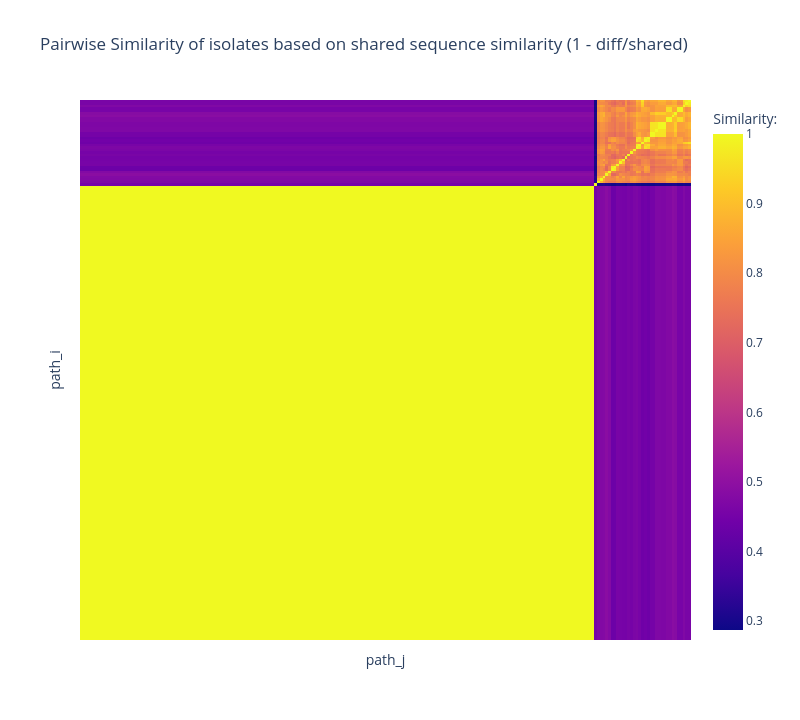
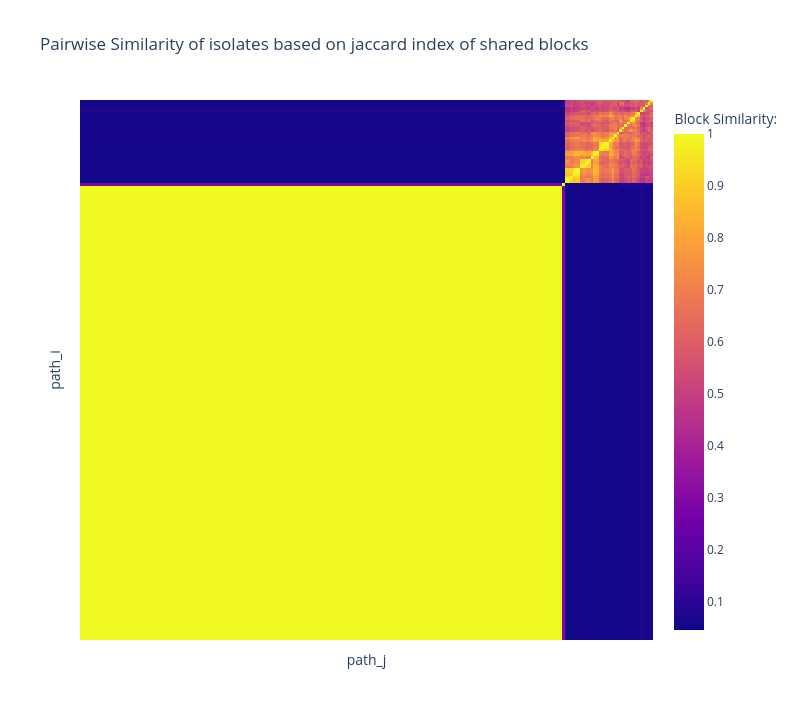
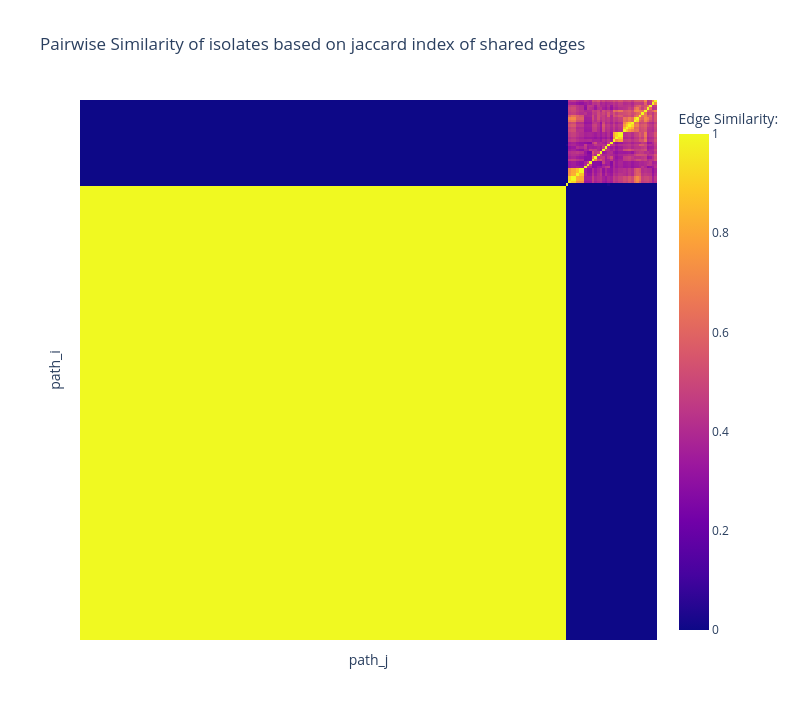
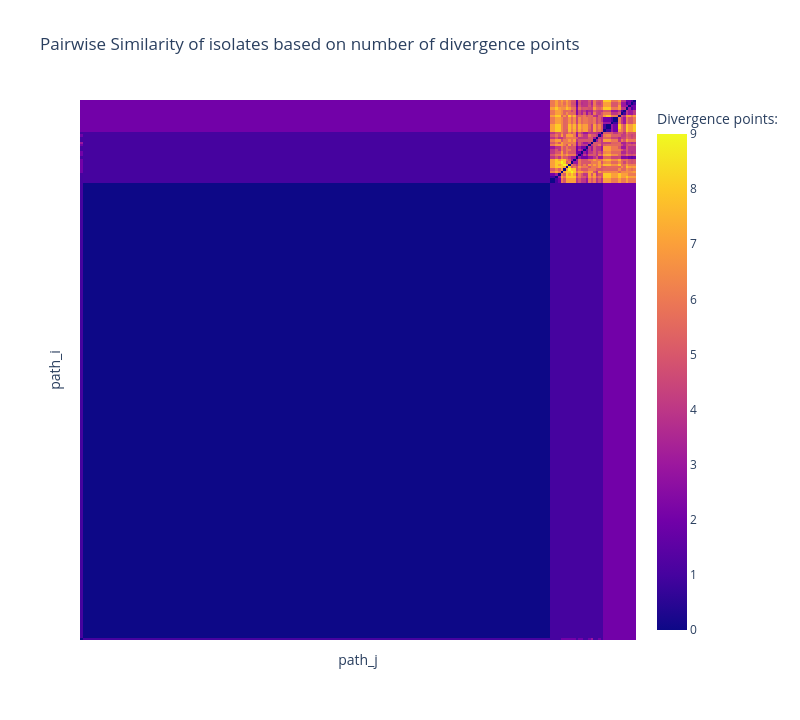

The code cell stored with these charts, in order, in its notebook:
### Markdown cell above
## Pipeline for one junction

### Code cell
example_junction = "ATPWUNKKID_f__KKPYPKGMXA_f"
example_pangraph = pp.Pangraph.from_json(f"../results/junction_pangraphs/{example_junction}.json")
example_pangraph.to_blockstats_df()

sequence_comparison_df = example_pangraph.pairwise_accessory_genome_comparison()
jaccard_sequences_df, diff, shared = compare_sequences_by_shared_proportion(sequence_comparison_df, order = "hierarchical")
plot_heatmap_hover(jaccard_sequences_df, diff, shared, show_tick_labels=False, similarity_measure="shared_proportion")

jaccard_blocks_df, diff, shared = calculate_block_ji_matrix(example_pangraph, order="hierarchical")
plot_heatmap_hover(jaccard_blocks_df, diff, shared, show_tick_labels=False, similarity_measure="shared_blocks")

jaccard_edges_df, diff, shared = calculate_edge_ji_matrix(example_pangraph, order="hierarchical")
plot_heatmap_hover(jaccard_edges_df, diff, shared, show_tick_labels=False, similarity_measure="shared_edges")

divergence_points_mat = calculate_divergence_matrix(example_pangraph, order="hierarchical")
plot_heatmap_hover(divergence_points_mat, show_tick_labels=False, similarity_measure="divergence_points")

plot_similarity_scatter([divergence_points_mat, jaccard_blocks_df, jaccard_edges_df, jaccard_sequences_df], labels=["Divergence Points", "Block Jaccard", "Edge Jaccard", "Sequence Similarity"], figsize=(12,12))

### Figure 1 — Plotly figure (JSON) as saved in the notebook; plotly's stock layout.template omitted (floating-point values rounded to 4 significant figures; data arrays with more than 128 entries replaced by an {"elided": "..."} marker saying what was removed)
{"data": [{"colorbar": {"title": {"text": "Similarity:"}}, "customdata": {"elided": "97682 int values"}, "hovertemplate": "path_i: %{y}<br>path_j: %{x}<br>similarity: %{z:.4f}<br>diff: %{customdata[0]}<br>shared: %{customdata[1]}<extra></extra>", "type": "heatmap", "x": {"elided": "221 str values"}, "y": {"elided": "221 str values"}, "z": {"elided": "221x221 float values"}, "zmax": 1, "zmin": 0.2873}], "layout": {"height": 720, "title": {"text": "Pairwise Similarity of isolates based on shared sequence similarity (1 - diff/shared)"}, "width": 800, "xaxis": {"showticklabels": false, "title": {"text": "path_j"}}, "yaxis": {"showticklabels": false, "title": {"text": "path_i"}}}}

### Figure 2 — Plotly figure (JSON) as saved in the notebook; plotly's stock layout.template omitted (floating-point values rounded to 4 significant figures; data arrays with more than 128 entries replaced by an {"elided": "..."} marker saying what was removed)
{"data": [{"colorbar": {"title": {"text": "Block Similarity:"}}, "customdata": {"elided": "97682 int values"}, "hovertemplate": "path_i: %{y}<br>path_j: %{x}<br>Block Jaccard index: %{z}<extra></extra><br># diff. blocks: %{customdata[0]}<br># shared blocks: %{customdata[1]}", "type": "heatmap", "x": {"elided": "221 str values"}, "y": {"elided": "221 str values"}, "z": {"elided": "221x221 float values"}, "zmax": 1, "zmin": 0.04545}], "layout": {"height": 720, "title": {"text": "Pairwise Similarity of isolates based on jaccard index of shared blocks"}, "width": 800, "xaxis": {"showticklabels": false, "title": {"text": "path_j"}}, "yaxis": {"showticklabels": false, "title": {"text": "path_i"}}}}

### Figure 3 — Plotly figure (JSON) as saved in the notebook; plotly's stock layout.template omitted (floating-point values rounded to 4 significant figures; data arrays with more than 128 entries replaced by an {"elided": "..."} marker saying what was removed)
{"data": [{"colorbar": {"title": {"text": "Edge Similarity:"}}, "customdata": {"elided": "97682 int values"}, "hovertemplate": "path_i: %{y}<br>path_j: %{x}<br>Edge Jaccard index: %{z}<extra></extra><br># diff. edges: %{customdata[0]}<br># shared edges: %{customdata[1]}", "type": "heatmap", "x": {"elided": "221 str values"}, "y": {"elided": "221 str values"}, "z": {"elided": "221x221 float values"}, "zmax": 1, "zmin": 0}], "layout": {"height": 720, "title": {"text": "Pairwise Similarity of isolates based on jaccard index of shared edges"}, "width": 800, "xaxis": {"showticklabels": false, "title": {"text": "path_j"}}, "yaxis": {"showticklabels": false, "title": {"text": "path_i"}}}}

### Figure 4 — Plotly figure (JSON) as saved in the notebook; plotly's stock layout.template omitted (floating-point values rounded to 4 significant figures; data arrays with more than 128 entries replaced by an {"elided": "..."} marker saying what was removed)
{"data": [{"colorbar": {"title": {"text": "Divergence points:"}}, "hovertemplate": "path_i: %{y}<br>path_j: %{x}<br>divergence points: %{z}<extra></extra>", "type": "heatmap", "x": {"elided": "221 str values"}, "y": {"elided": "221 str values"}, "z": {"elided": "221x221 float values"}, "zmax": 9, "zmin": 0}], "layout": {"height": 720, "title": {"text": "Pairwise Similarity of isolates based on number of divergence points"}, "width": 800, "xaxis": {"showticklabels": false, "title": {"text": "path_j"}}, "yaxis": {"showticklabels": false, "title": {"text": "path_i"}}}}
